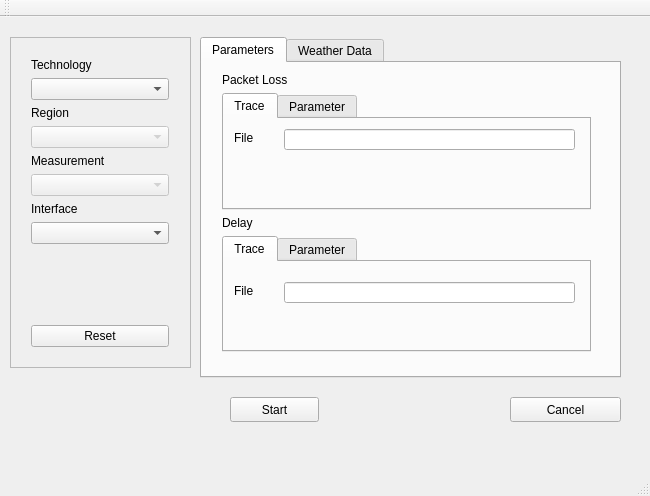
<?xml version="1.0" encoding="UTF-8"?>
<ui version="4.0">
 <class>MainWindow</class>
 <widget class="QMainWindow" name="MainWindow">
  <property name="geometry">
   <rect>
    <x>0</x>
    <y>0</y>
    <width>650</width>
    <height>496</height>
   </rect>
  </property>
  <property name="windowTitle">
   <string>MainWindow</string>
  </property>
  <widget class="QWidget" name="centralWidget">
   <widget class="QFrame" name="frame">
    <property name="geometry">
     <rect>
      <x>10</x>
      <y>20</y>
      <width>181</width>
      <height>331</height>
     </rect>
    </property>
    <property name="frameShape">
     <enum>QFrame::StyledPanel</enum>
    </property>
    <property name="frameShadow">
     <enum>QFrame::Raised</enum>
    </property>
    <widget class="QWidget" name="verticalLayoutWidget">
     <property name="geometry">
      <rect>
       <x>10</x>
       <y>10</y>
       <width>160</width>
       <height>311</height>
      </rect>
     </property>
     <layout class="QVBoxLayout" name="verticalLayout">
      <item>
       <widget class="QLabel" name="label">
        <property name="text">
         <string>Technology</string>
        </property>
       </widget>
      </item>
      <item>
       <widget class="QComboBox" name="cb_technology"/>
      </item>
      <item>
       <widget class="QLabel" name="label_3">
        <property name="text">
         <string>Region</string>
        </property>
       </widget>
      </item>
      <item>
       <widget class="QComboBox" name="cb_region">
        <property name="enabled">
         <bool>false</bool>
        </property>
       </widget>
      </item>
      <item>
       <widget class="QLabel" name="label_5">
        <property name="text">
         <string>Measurement</string>
        </property>
       </widget>
      </item>
      <item>
       <widget class="QComboBox" name="cb_measurement">
        <property name="enabled">
         <bool>false</bool>
        </property>
       </widget>
      </item>
      <item>
       <widget class="QLabel" name="label_4">
        <property name="text">
         <string>Interface</string>
        </property>
       </widget>
      </item>
      <item>
       <widget class="QComboBox" name="cb_interfaces"/>
      </item>
      <item>
       <spacer name="verticalSpacer">
        <property name="orientation">
         <enum>Qt::Vertical</enum>
        </property>
        <property name="sizeHint" stdset="0">
         <size>
          <width>20</width>
          <height>40</height>
         </size>
        </property>
       </spacer>
      </item>
      <item>
       <widget class="QPushButton" name="pushButton">
        <property name="text">
         <string>Reset</string>
        </property>
       </widget>
      </item>
     </layout>
    </widget>
   </widget>
   <widget class="QTabWidget" name="tabWidget">
    <property name="geometry">
     <rect>
      <x>200</x>
      <y>20</y>
      <width>421</width>
      <height>341</height>
     </rect>
    </property>
    <property name="currentIndex">
     <number>0</number>
    </property>
    <widget class="QWidget" name="tab">
     <attribute name="title">
      <string>Parameters</string>
     </attribute>
     <widget class="QWidget" name="verticalLayoutWidget_2">
      <property name="geometry">
       <rect>
        <x>9</x>
        <y>-1</y>
        <width>391</width>
        <height>301</height>
       </rect>
      </property>
      <layout class="QVBoxLayout" name="verticalLayout_2">
       <item>
        <layout class="QHBoxLayout" name="horizontalLayout"/>
       </item>
       <item>
        <widget class="QLabel" name="label_7">
         <property name="text">
          <string>Packet Loss</string>
         </property>
        </widget>
       </item>
       <item>
        <widget class="QTabWidget" name="tabWidget_3">
         <property name="currentIndex">
          <number>0</number>
         </property>
         <widget class="QWidget" name="tab_5">
          <attribute name="title">
           <string>Trace</string>
          </attribute>
          <widget class="QLineEdit" name="le_pl_file">
           <property name="geometry">
            <rect>
             <x>60</x>
             <y>10</y>
             <width>291</width>
             <height>21</height>
            </rect>
           </property>
          </widget>
          <widget class="QLabel" name="label_8">
           <property name="geometry">
            <rect>
             <x>10</x>
             <y>10</y>
             <width>67</width>
             <height>17</height>
            </rect>
           </property>
           <property name="text">
            <string>File</string>
           </property>
          </widget>
         </widget>
         <widget class="QWidget" name="tab_6">
          <attribute name="title">
           <string>Parameter</string>
          </attribute>
         </widget>
        </widget>
       </item>
       <item>
        <widget class="QLabel" name="label_6">
         <property name="text">
          <string>Delay</string>
         </property>
        </widget>
       </item>
       <item>
        <widget class="QTabWidget" name="tabWidget_2">
         <property name="currentIndex">
          <number>0</number>
         </property>
         <widget class="QWidget" name="tab_3">
          <attribute name="title">
           <string>Trace</string>
          </attribute>
          <widget class="QLabel" name="label_9">
           <property name="geometry">
            <rect>
             <x>10</x>
             <y>20</y>
             <width>67</width>
             <height>17</height>
            </rect>
           </property>
           <property name="text">
            <string>File</string>
           </property>
          </widget>
          <widget class="QLineEdit" name="le_de_file">
           <property name="geometry">
            <rect>
             <x>60</x>
             <y>20</y>
             <width>291</width>
             <height>21</height>
            </rect>
           </property>
          </widget>
         </widget>
         <widget class="QWidget" name="tab_4">
          <attribute name="title">
           <string>Parameter</string>
          </attribute>
         </widget>
        </widget>
       </item>
      </layout>
     </widget>
    </widget>
    <widget class="QWidget" name="tab_2">
     <attribute name="title">
      <string>Weather Data</string>
     </attribute>
    </widget>
   </widget>
   <widget class="QPushButton" name="pushButton_2">
    <property name="geometry">
     <rect>
      <x>510</x>
      <y>380</y>
      <width>111</width>
      <height>25</height>
     </rect>
    </property>
    <property name="text">
     <string>Cancel</string>
    </property>
   </widget>
   <widget class="QPushButton" name="pushButton_3">
    <property name="geometry">
     <rect>
      <x>230</x>
      <y>380</y>
      <width>89</width>
      <height>25</height>
     </rect>
    </property>
    <property name="text">
     <string>Start</string>
    </property>
   </widget>
  </widget>
  <widget class="QMenuBar" name="menuBar">
   <property name="geometry">
    <rect>
     <x>0</x>
     <y>0</y>
     <width>650</width>
     <height>22</height>
    </rect>
   </property>
  </widget>
  <widget class="QToolBar" name="mainToolBar">
   <attribute name="toolBarArea">
    <enum>TopToolBarArea</enum>
   </attribute>
   <attribute name="toolBarBreak">
    <bool>false</bool>
   </attribute>
  </widget>
  <widget class="QStatusBar" name="statusBar"/>
 </widget>
 <layoutdefault spacing="6" margin="11"/>
 <resources/>
 <connections/>
</ui>
